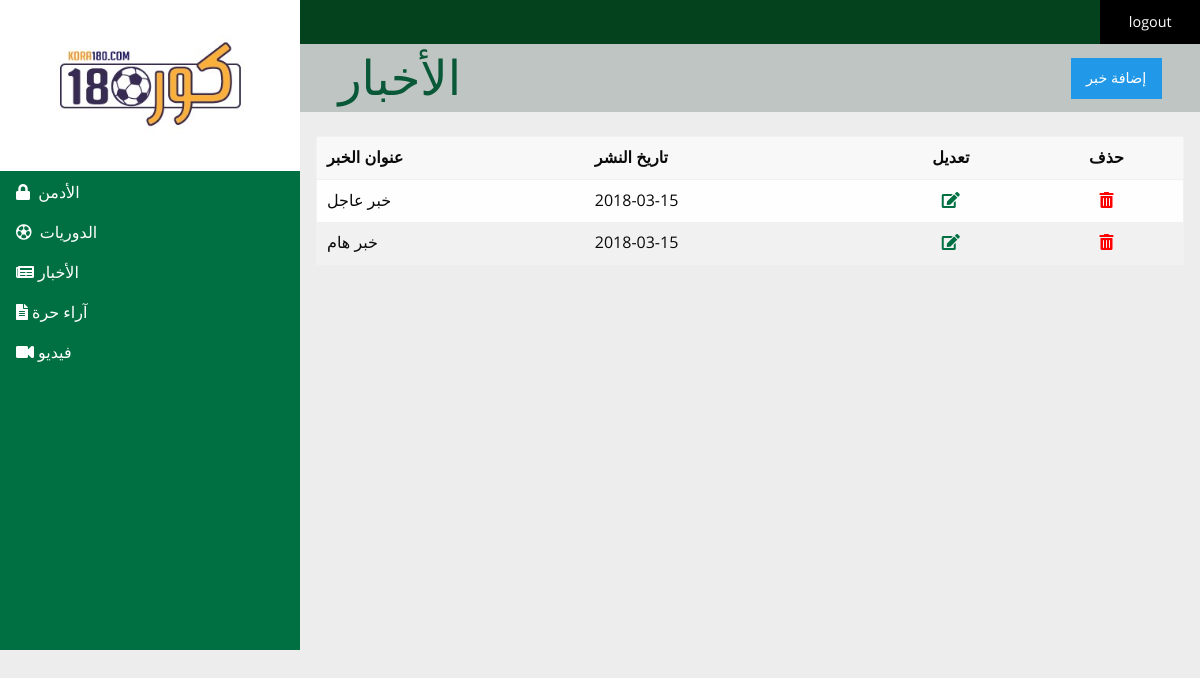
Page /adminpanel/news.php (signed in) on the committed database.
### tables this page shows
CREATE TABLE IF NOT EXISTS `news` (
  `news_id` int(10) UNSIGNED NOT NULL AUTO_INCREMENT,
  `title` varchar(100) NOT NULL,
  `publish_date` date NOT NULL,
  `img` varchar(40) NOT NULL,
  `details` text NOT NULL,
  PRIMARY KEY (`news_id`)
);

### includes/query_function.php (called while the page is built, shortened)
<?php
function find_all_news($options=[]){
    global $db;
    $limit = $options['limit'] ?? false;
    $sql = "SELECT * FROM news ORDER BY publish_date DESC, news_id DESC ";
    $result = mysqli_query($db,$sql);
    return $result;
}

### adminpanel/news.php (the view, shortened to what this page needs)
<?php
$news_set = find_all_news();
include ('../includes/admin_header.php');
?>
    <h1 class="pageTitle">
      <span>الأخبار</span>
      <a data-open="addAdmin" class="button">إضافة خبر</a>
    </h1>
    <div class="padding-1em">
      <table width="100%">
        <thead>
          <th>عنوان الخبر</th>
          <th>تاريخ النشر</th>
          <th class="text-center">تعديل</th>
          <th class="text-center">حذف</th>
        </thead>
        <tbody>
        <?php while($news = mysqli_fetch_assoc($news_set)) { ?>
          <tr>
              <td><?php echo htmlspecialchars($news['title']); ?></td>
              <td><?php echo htmlspecialchars($news['publish_date']); ?></td>
            <td class="text-center editRow"><a href="edit_news.php?id=<?php echo htmlspecialchars(urlencode($news['news_id'])); ?> "><i class="fas fa-edit"></i></a></td>
            <td class="text-center removeRow"><a href="delete_news.php?id=<?php echo htmlspecialchars(urlencode($news['news_id'])); ?> "><i class="fas fa-trash-alt"></i></a></td>
          </tr>
        <?php }
        mysqli_free_result($news_set);?>
        </tbody>
      </table>
    </div>
  </div>
</div>
</body>
</html>

### adminpanel/css/style.css (style rules this page uses)
.padding-1em { padding: 1em; }
body { background: #EDEDED; font-family: "open_sansregular", tahoma, sans-serif; }
h1, h2, h3, h4, h5 { font-family: "open_sansregular", tahoma, sans-serif; }
.pageTitle { text-transform: capitalize; background: #BFC5C3; color: #095838; padding: 0 0.8em; display: -webkit-box; display: -webkit-flex; display: -ms-flexbox; display: flex; -webkit-box-pack: justify; -webkit-justify-content: space-between; -ms-flex-pack: justify; justify-content: space-between; -webkit-box-align: center; -webkit-align-items: center; -ms-flex-align: center; align-items: center; }
.pageTitle .button { margin: 0; }
.editRow a { color: #007042; }
.removeRow a { color: red; }
.editRow a, .removeRow a { display: block; -webkit-transition: -webkit-transform 0.3s ease; transition: transform 0.3s ease; }

### rows in the picture
news: title "خبر عاجل", publish_date "2018-03-15"
news: title "خبر هام", publish_date "2018-03-15"
